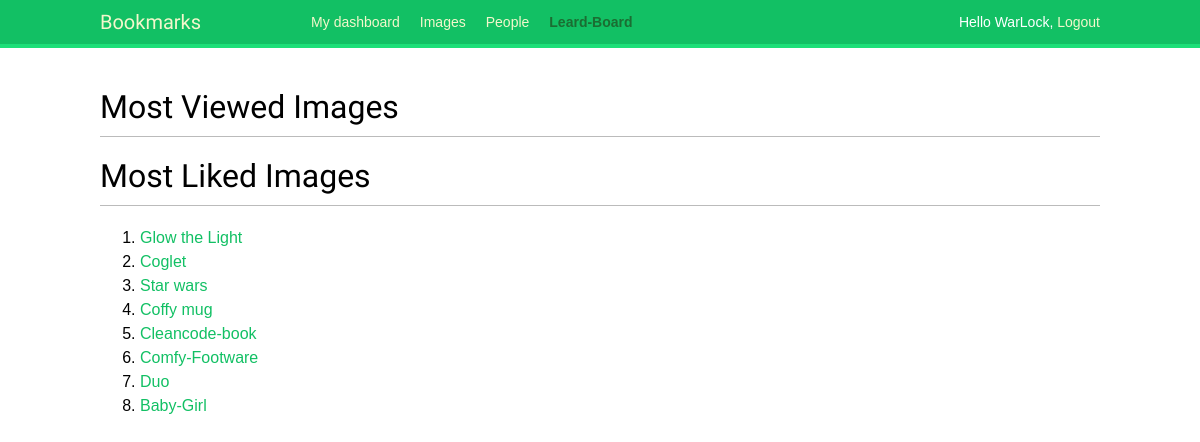
Page /images/ranking/ (signed in) on the earlier database version.
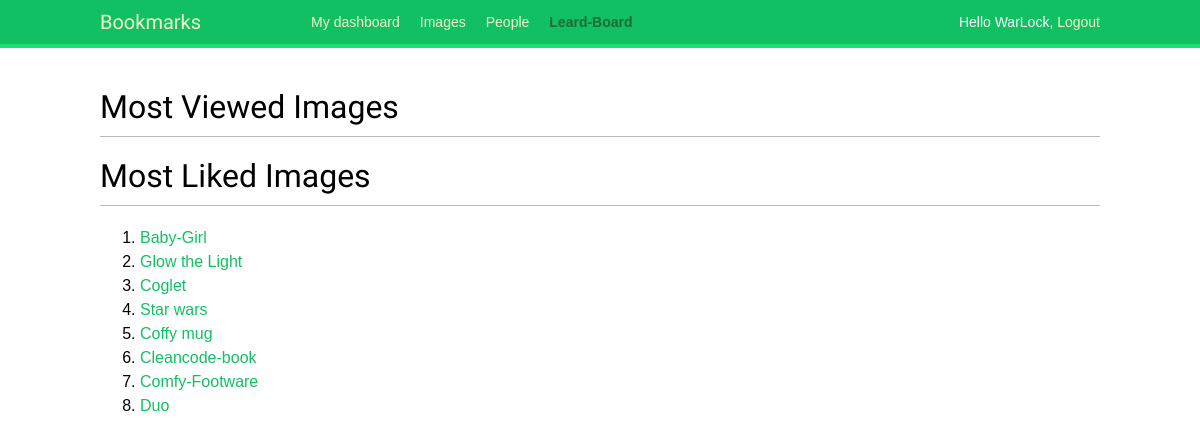
Same page on the later database version.
### images/models.py (models this page shows, shortened)
class Image(models.Model):
    user = models.ForeignKey(settings.AUTH_USER_MODEL, related_name='images_created', on_delete=models.CASCADE)
    title = models.CharField(max_length=200)
    slug = models.SlugField(max_length=200, blank=True)
    url = models.URLField()
    image = models.ImageField(upload_to='images/%Y/%m/%d/')
    description = models.TextField(blank=True)
    created = models.DateField(auto_now_add=True, db_index=True)
    users_like = models.ManyToManyField(settings.AUTH_USER_MODEL, related_name='images_liked', blank=True)
    total_likes = models.PositiveIntegerField(db_index=True, default=0)
    def get_absolute_url(self):
        return reverse('images:detail', args=[self.id, self.slug])

### images/views.py (the view)
# urls.py: path('ranking/', views.image_ranking, name='ranking'),
@login_required
def image_ranking(request):
    image_ranking = r.zrange('image_ranking', 0, -1, desc=True)[:10]
    image_ranking_ids = [int(id) for id in image_ranking]
    most_viewed = list(Image.objects.filter(id__in=image_ranking_ids))
    most_viewed.sort(key=lambda x: image_ranking_ids.index(x.id))
    most_liked_img = Image.objects.all().order_by('-total_likes')
    return render(request,
                  'images/image/ranking.html',
                  {'section': 'leard-board',
                   'most_viewed': most_viewed,
                   'most_liked_img': most_liked_img})

### images/templates/images/image/ranking.html (shortened to what this page needs)
{% extends "base.html" %}
{% block content %}
  <h1>Most Viewed Images</h1>
  <h1>Most Liked Images</h1>
  <ol>
      {% for img in most_liked_img %}
        <li>
          <a href="{{ img.get_absolute_url }}">
            {{ img.title }}
          </a>
        </li>
      {% endfor %}
  </ol>
{% endblock %}

Differences in the rows shown:
changed Image "Baby-Girl": moves up the list
